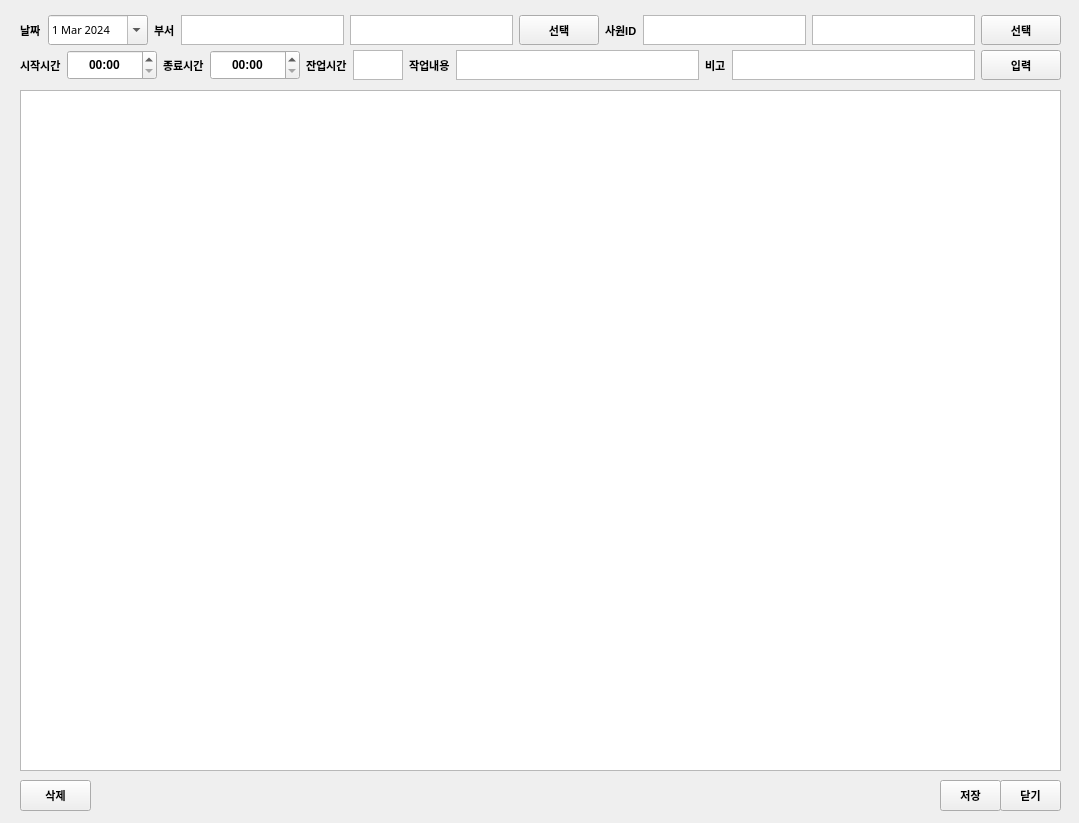
<?xml version="1.0" encoding="UTF-8"?>
<ui version="4.0">
 <class>win_upload_time</class>
 <widget class="QWidget" name="win_upload_time">
  <property name="geometry">
   <rect>
    <x>0</x>
    <y>0</y>
    <width>1079</width>
    <height>823</height>
   </rect>
  </property>
  <property name="windowTitle">
   <string>Form</string>
  </property>
  <widget class="QTableWidget" name="tbl_info">
   <property name="enabled">
    <bool>true</bool>
   </property>
   <property name="geometry">
    <rect>
     <x>20</x>
     <y>90</y>
     <width>1041</width>
     <height>681</height>
    </rect>
   </property>
   <property name="inputMethodHints">
    <set>Qt::ImhMultiLine</set>
   </property>
   <property name="verticalScrollBarPolicy">
    <enum>Qt::ScrollBarAsNeeded</enum>
   </property>
   <property name="horizontalScrollBarPolicy">
    <enum>Qt::ScrollBarAsNeeded</enum>
   </property>
   <property name="sizeAdjustPolicy">
    <enum>QAbstractScrollArea::AdjustToContents</enum>
   </property>
   <property name="dragEnabled">
    <bool>true</bool>
   </property>
   <property name="alternatingRowColors">
    <bool>true</bool>
   </property>
   <property name="selectionBehavior">
    <enum>QAbstractItemView::SelectRows</enum>
   </property>
   <property name="textElideMode">
    <enum>Qt::ElideMiddle</enum>
   </property>
   <attribute name="horizontalHeaderCascadingSectionResizes">
    <bool>true</bool>
   </attribute>
   <attribute name="horizontalHeaderShowSortIndicator" stdset="0">
    <bool>true</bool>
   </attribute>
   <attribute name="horizontalHeaderStretchLastSection">
    <bool>true</bool>
   </attribute>
   <attribute name="verticalHeaderCascadingSectionResizes">
    <bool>true</bool>
   </attribute>
   <attribute name="verticalHeaderStretchLastSection">
    <bool>false</bool>
   </attribute>
  </widget>
  <widget class="QPushButton" name="btn_close">
   <property name="geometry">
    <rect>
     <x>1000</x>
     <y>780</y>
     <width>61</width>
     <height>31</height>
    </rect>
   </property>
   <property name="font">
    <font>
     <family>Arial</family>
     <pointsize>8</pointsize>
     <weight>75</weight>
     <bold>true</bold>
    </font>
   </property>
   <property name="text">
    <string>닫기</string>
   </property>
  </widget>
  <widget class="QPushButton" name="btn_save">
   <property name="geometry">
    <rect>
     <x>940</x>
     <y>780</y>
     <width>61</width>
     <height>31</height>
    </rect>
   </property>
   <property name="font">
    <font>
     <family>Arial</family>
     <pointsize>8</pointsize>
     <weight>75</weight>
     <bold>true</bold>
    </font>
   </property>
   <property name="text">
    <string>저장</string>
   </property>
  </widget>
  <widget class="QPushButton" name="btn_delete">
   <property name="geometry">
    <rect>
     <x>20</x>
     <y>780</y>
     <width>71</width>
     <height>31</height>
    </rect>
   </property>
   <property name="font">
    <font>
     <family>Arial</family>
     <pointsize>8</pointsize>
     <weight>75</weight>
     <bold>true</bold>
    </font>
   </property>
   <property name="text">
    <string>삭제</string>
   </property>
  </widget>
  <widget class="QWidget" name="gridLayoutWidget">
   <property name="geometry">
    <rect>
     <x>20</x>
     <y>50</y>
     <width>1041</width>
     <height>32</height>
    </rect>
   </property>
   <layout class="QGridLayout" name="gridLayout">
    <property name="sizeConstraint">
     <enum>QLayout::SetMaximumSize</enum>
    </property>
    <item row="1" column="2">
     <widget class="QLabel" name="lbl_select_file_5">
      <property name="font">
       <font>
        <family>Arial</family>
        <pointsize>8</pointsize>
        <weight>75</weight>
        <bold>true</bold>
       </font>
      </property>
      <property name="text">
       <string>종료시간</string>
      </property>
     </widget>
    </item>
    <item row="1" column="1">
     <widget class="QTimeEdit" name="time_start">
      <property name="minimumSize">
       <size>
        <width>90</width>
        <height>30</height>
       </size>
      </property>
      <property name="font">
       <font>
        <family>Arial</family>
        <weight>75</weight>
        <bold>true</bold>
       </font>
      </property>
      <property name="alignment">
       <set>Qt::AlignCenter</set>
      </property>
      <property name="currentSection">
       <enum>QDateTimeEdit::HourSection</enum>
      </property>
      <property name="displayFormat">
       <string>HH:mm</string>
      </property>
     </widget>
    </item>
    <item row="1" column="0">
     <widget class="QLabel" name="lbl_select_file_4">
      <property name="font">
       <font>
        <family>Arial</family>
        <pointsize>8</pointsize>
        <weight>75</weight>
        <bold>true</bold>
       </font>
      </property>
      <property name="text">
       <string>시작시간</string>
      </property>
     </widget>
    </item>
    <item row="1" column="8">
     <widget class="QTextEdit" name="txt_detail">
      <property name="maximumSize">
       <size>
        <width>16777215</width>
        <height>30</height>
       </size>
      </property>
      <property name="font">
       <font>
        <family>Arial</family>
        <pointsize>9</pointsize>
        <weight>75</weight>
        <bold>true</bold>
       </font>
      </property>
      <property name="tabChangesFocus">
       <bool>true</bool>
      </property>
     </widget>
    </item>
    <item row="1" column="7">
     <widget class="QLabel" name="lbl_select_file_8">
      <property name="font">
       <font>
        <family>Arial</family>
        <pointsize>8</pointsize>
        <weight>75</weight>
        <bold>true</bold>
       </font>
      </property>
      <property name="text">
       <string>작업내용</string>
      </property>
     </widget>
    </item>
    <item row="1" column="9">
     <widget class="QLabel" name="lbl_select_file_9">
      <property name="font">
       <font>
        <family>Arial</family>
        <pointsize>8</pointsize>
        <weight>75</weight>
        <bold>true</bold>
       </font>
      </property>
      <property name="text">
       <string>비고</string>
      </property>
     </widget>
    </item>
    <item row="1" column="3">
     <widget class="QTimeEdit" name="time_end">
      <property name="minimumSize">
       <size>
        <width>90</width>
        <height>30</height>
       </size>
      </property>
      <property name="font">
       <font>
        <family>Arial</family>
        <weight>75</weight>
        <bold>true</bold>
       </font>
      </property>
      <property name="alignment">
       <set>Qt::AlignCenter</set>
      </property>
      <property name="currentSection">
       <enum>QDateTimeEdit::HourSection</enum>
      </property>
      <property name="displayFormat">
       <string>HH:mm</string>
      </property>
     </widget>
    </item>
    <item row="1" column="4">
     <widget class="QLabel" name="lbl_select_file_6">
      <property name="font">
       <font>
        <family>Arial</family>
        <pointsize>8</pointsize>
        <weight>75</weight>
        <bold>true</bold>
       </font>
      </property>
      <property name="text">
       <string>잔업시간</string>
      </property>
     </widget>
    </item>
    <item row="1" column="11">
     <widget class="QPushButton" name="btn_input">
      <property name="maximumSize">
       <size>
        <width>16777215</width>
        <height>30</height>
       </size>
      </property>
      <property name="font">
       <font>
        <family>Arial</family>
        <pointsize>8</pointsize>
        <weight>75</weight>
        <bold>true</bold>
       </font>
      </property>
      <property name="text">
       <string>입력</string>
      </property>
     </widget>
    </item>
    <item row="1" column="10">
     <widget class="QTextEdit" name="txt_note">
      <property name="maximumSize">
       <size>
        <width>16777215</width>
        <height>30</height>
       </size>
      </property>
      <property name="font">
       <font>
        <family>Arial</family>
        <pointsize>9</pointsize>
        <weight>75</weight>
        <bold>true</bold>
       </font>
      </property>
      <property name="tabChangesFocus">
       <bool>true</bool>
      </property>
     </widget>
    </item>
    <item row="1" column="5">
     <widget class="QTextEdit" name="txt_overtime">
      <property name="maximumSize">
       <size>
        <width>50</width>
        <height>30</height>
       </size>
      </property>
      <property name="font">
       <font>
        <family>Arial</family>
        <pointsize>9</pointsize>
        <weight>75</weight>
        <bold>true</bold>
       </font>
      </property>
      <property name="inputMethodHints">
       <set>Qt::ImhDigitsOnly</set>
      </property>
      <property name="verticalScrollBarPolicy">
       <enum>Qt::ScrollBarAlwaysOff</enum>
      </property>
      <property name="horizontalScrollBarPolicy">
       <enum>Qt::ScrollBarAlwaysOff</enum>
      </property>
      <property name="tabChangesFocus">
       <bool>true</bool>
      </property>
      <property name="readOnly">
       <bool>true</bool>
      </property>
      <property name="html">
       <string>&lt;!DOCTYPE HTML PUBLIC &quot;-//W3C//DTD HTML 4.0//EN&quot; &quot;http://www.w3.org/TR/REC-html40/strict.dtd&quot;&gt;
&lt;html&gt;&lt;head&gt;&lt;meta name=&quot;qrichtext&quot; content=&quot;1&quot; /&gt;&lt;style type=&quot;text/css&quot;&gt;
p, li { white-space: pre-wrap; }
&lt;/style&gt;&lt;/head&gt;&lt;body style=&quot; font-family:'Arial'; font-size:9pt; font-weight:600; font-style:normal;&quot;&gt;
&lt;p align=&quot;center&quot; style=&quot;-qt-paragraph-type:empty; margin-top:0px; margin-bottom:0px; margin-left:0px; margin-right:0px; -qt-block-indent:0; text-indent:0px;&quot;&gt;&lt;br /&gt;&lt;/p&gt;&lt;/body&gt;&lt;/html&gt;</string>
      </property>
     </widget>
    </item>
   </layout>
  </widget>
  <widget class="QWidget" name="horizontalLayoutWidget">
   <property name="geometry">
    <rect>
     <x>20</x>
     <y>10</y>
     <width>1041</width>
     <height>41</height>
    </rect>
   </property>
   <layout class="QHBoxLayout" name="horizontalLayout">
    <item>
     <widget class="QLabel" name="lbl_select_file">
      <property name="font">
       <font>
        <family>Arial</family>
        <pointsize>8</pointsize>
        <weight>75</weight>
        <bold>true</bold>
       </font>
      </property>
      <property name="text">
       <string>날짜</string>
      </property>
     </widget>
    </item>
    <item>
     <widget class="QDateEdit" name="date">
      <property name="minimumSize">
       <size>
        <width>100</width>
        <height>0</height>
       </size>
      </property>
      <property name="maximumSize">
       <size>
        <width>100</width>
        <height>30</height>
       </size>
      </property>
      <property name="font">
       <font>
        <family>맑은 고딕</family>
        <pointsize>8</pointsize>
        <weight>50</weight>
        <bold>false</bold>
       </font>
      </property>
      <property name="dateTime">
       <datetime>
        <hour>0</hour>
        <minute>0</minute>
        <second>0</second>
        <year>2024</year>
        <month>3</month>
        <day>1</day>
       </datetime>
      </property>
      <property name="calendarPopup">
       <bool>true</bool>
      </property>
     </widget>
    </item>
    <item>
     <widget class="QLabel" name="lbl_select_file_2">
      <property name="font">
       <font>
        <family>Arial</family>
        <pointsize>8</pointsize>
        <weight>75</weight>
        <bold>true</bold>
       </font>
      </property>
      <property name="text">
       <string>부서</string>
      </property>
     </widget>
    </item>
    <item>
     <widget class="QTextEdit" name="txt_dept_id">
      <property name="enabled">
       <bool>true</bool>
      </property>
      <property name="maximumSize">
       <size>
        <width>16777215</width>
        <height>30</height>
       </size>
      </property>
      <property name="font">
       <font>
        <family>Arial</family>
        <pointsize>9</pointsize>
        <weight>75</weight>
        <bold>true</bold>
       </font>
      </property>
      <property name="lineWidth">
       <number>1</number>
      </property>
      <property name="midLineWidth">
       <number>0</number>
      </property>
      <property name="tabChangesFocus">
       <bool>true</bool>
      </property>
      <property name="readOnly">
       <bool>true</bool>
      </property>
      <property name="html">
       <string>&lt;!DOCTYPE HTML PUBLIC &quot;-//W3C//DTD HTML 4.0//EN&quot; &quot;http://www.w3.org/TR/REC-html40/strict.dtd&quot;&gt;
&lt;html&gt;&lt;head&gt;&lt;meta name=&quot;qrichtext&quot; content=&quot;1&quot; /&gt;&lt;style type=&quot;text/css&quot;&gt;
p, li { white-space: pre-wrap; }
&lt;/style&gt;&lt;/head&gt;&lt;body style=&quot; font-family:'Arial'; font-size:9pt; font-weight:600; font-style:normal;&quot;&gt;
&lt;p style=&quot;-qt-paragraph-type:empty; margin-top:0px; margin-bottom:0px; margin-left:0px; margin-right:0px; -qt-block-indent:0; text-indent:0px; font-family:'맑은 고딕'; font-size:10pt;&quot;&gt;&lt;br /&gt;&lt;/p&gt;&lt;/body&gt;&lt;/html&gt;</string>
      </property>
     </widget>
    </item>
    <item>
     <widget class="QTextEdit" name="txt_dept_name">
      <property name="enabled">
       <bool>true</bool>
      </property>
      <property name="maximumSize">
       <size>
        <width>16777215</width>
        <height>30</height>
       </size>
      </property>
      <property name="font">
       <font>
        <family>Arial</family>
        <pointsize>9</pointsize>
        <weight>75</weight>
        <bold>true</bold>
       </font>
      </property>
      <property name="lineWidth">
       <number>1</number>
      </property>
      <property name="midLineWidth">
       <number>0</number>
      </property>
      <property name="tabChangesFocus">
       <bool>true</bool>
      </property>
      <property name="readOnly">
       <bool>true</bool>
      </property>
     </widget>
    </item>
    <item>
     <widget class="QPushButton" name="btn_select_dept">
      <property name="maximumSize">
       <size>
        <width>16777215</width>
        <height>30</height>
       </size>
      </property>
      <property name="font">
       <font>
        <family>Arial</family>
        <pointsize>8</pointsize>
        <weight>75</weight>
        <bold>true</bold>
       </font>
      </property>
      <property name="text">
       <string>선택</string>
      </property>
     </widget>
    </item>
    <item>
     <widget class="QLabel" name="lbl_select_file_3">
      <property name="font">
       <font>
        <family>Arial</family>
        <pointsize>8</pointsize>
        <weight>75</weight>
        <bold>true</bold>
       </font>
      </property>
      <property name="text">
       <string>사원ID</string>
      </property>
     </widget>
    </item>
    <item>
     <widget class="QTextEdit" name="txt_emp_id">
      <property name="enabled">
       <bool>true</bool>
      </property>
      <property name="maximumSize">
       <size>
        <width>16777215</width>
        <height>30</height>
       </size>
      </property>
      <property name="font">
       <font>
        <family>Arial</family>
        <pointsize>9</pointsize>
        <weight>75</weight>
        <bold>true</bold>
       </font>
      </property>
      <property name="lineWidth">
       <number>1</number>
      </property>
      <property name="midLineWidth">
       <number>0</number>
      </property>
      <property name="tabChangesFocus">
       <bool>true</bool>
      </property>
      <property name="readOnly">
       <bool>true</bool>
      </property>
     </widget>
    </item>
    <item>
     <widget class="QTextEdit" name="txt_emp_name">
      <property name="enabled">
       <bool>true</bool>
      </property>
      <property name="maximumSize">
       <size>
        <width>16777215</width>
        <height>30</height>
       </size>
      </property>
      <property name="font">
       <font>
        <family>Arial</family>
        <pointsize>9</pointsize>
        <weight>75</weight>
        <bold>true</bold>
       </font>
      </property>
      <property name="layoutDirection">
       <enum>Qt::LeftToRight</enum>
      </property>
      <property name="autoFillBackground">
       <bool>false</bool>
      </property>
      <property name="lineWidth">
       <number>1</number>
      </property>
      <property name="midLineWidth">
       <number>0</number>
      </property>
      <property name="tabChangesFocus">
       <bool>true</bool>
      </property>
      <property name="readOnly">
       <bool>true</bool>
      </property>
      <property name="cursorWidth">
       <number>-2</number>
      </property>
     </widget>
    </item>
    <item>
     <widget class="QPushButton" name="btn_select_emp">
      <property name="maximumSize">
       <size>
        <width>16777215</width>
        <height>30</height>
       </size>
      </property>
      <property name="font">
       <font>
        <family>Arial</family>
        <pointsize>8</pointsize>
        <weight>75</weight>
        <bold>true</bold>
       </font>
      </property>
      <property name="text">
       <string>선택</string>
      </property>
     </widget>
    </item>
   </layout>
  </widget>
 </widget>
 <tabstops>
  <tabstop>date</tabstop>
  <tabstop>btn_select_dept</tabstop>
  <tabstop>btn_select_emp</tabstop>
  <tabstop>time_start</tabstop>
  <tabstop>time_end</tabstop>
  <tabstop>txt_overtime</tabstop>
  <tabstop>txt_detail</tabstop>
  <tabstop>txt_note</tabstop>
  <tabstop>btn_input</tabstop>
  <tabstop>tbl_info</tabstop>
  <tabstop>btn_delete</tabstop>
  <tabstop>btn_save</tabstop>
  <tabstop>btn_close</tabstop>
  <tabstop>txt_dept_id</tabstop>
  <tabstop>txt_dept_name</tabstop>
  <tabstop>txt_emp_id</tabstop>
  <tabstop>txt_emp_name</tabstop>
 </tabstops>
 <resources/>
 <connections/>
</ui>
